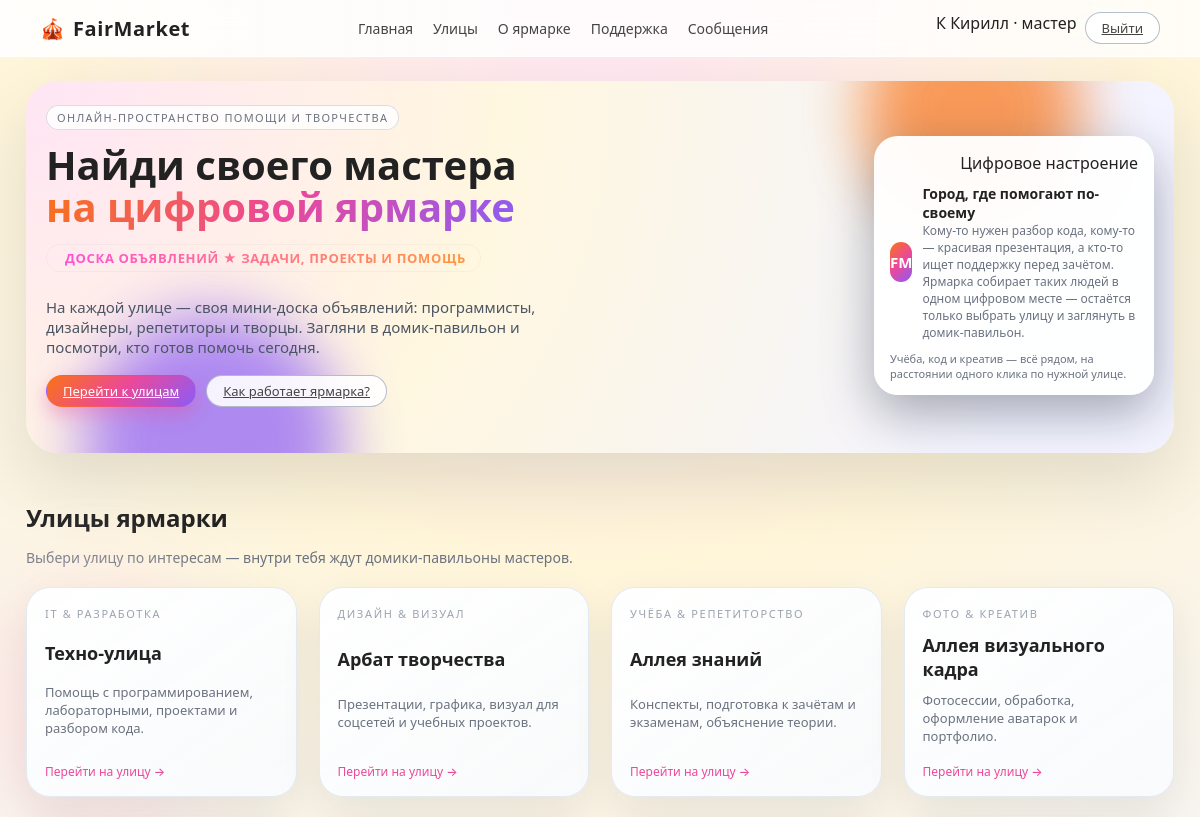
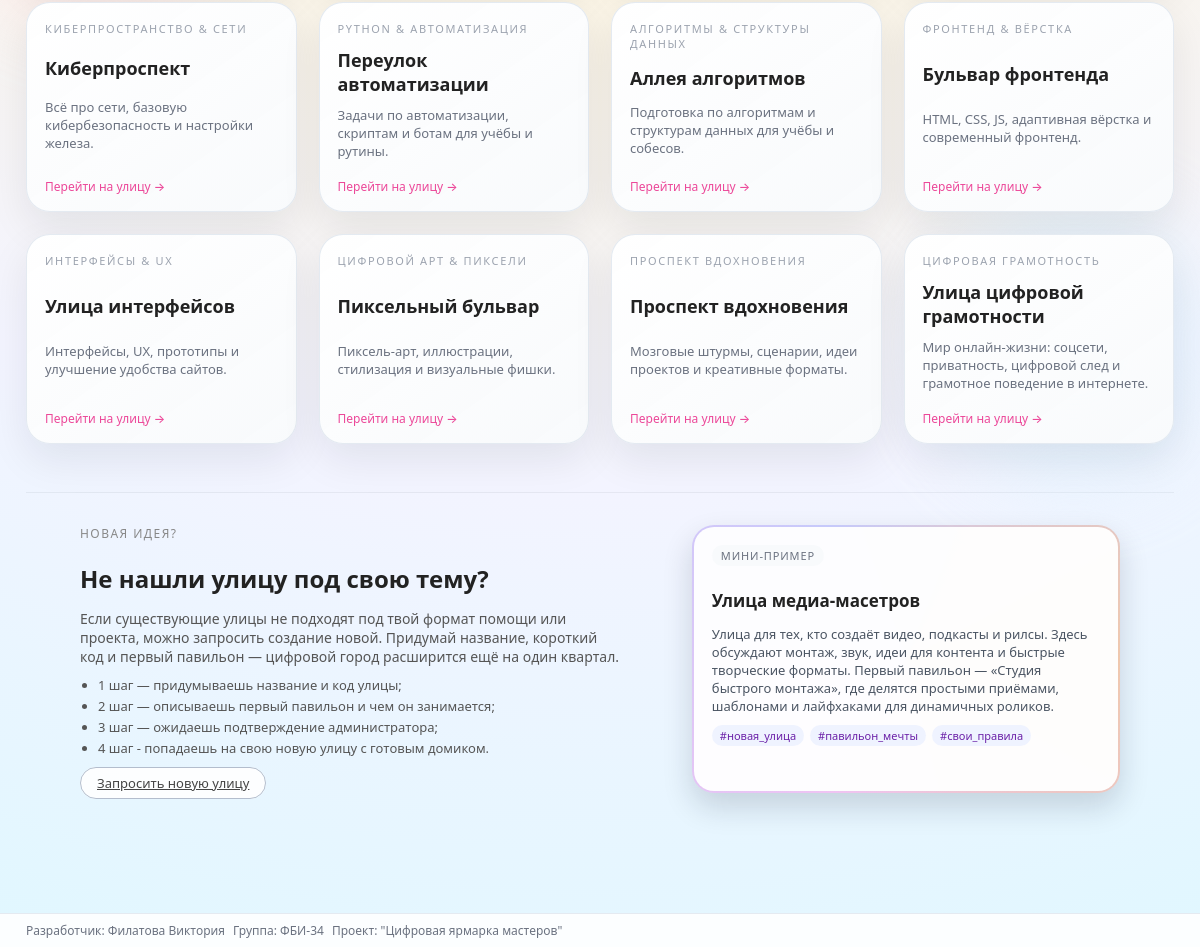
Screenshot of / (signed in) with the database file from the repository (2 pictures, top to bottom).
### app.py (models this page shows, shortened)
class Ad(db.Model):
    __tablename__ = "ads"
    id = db.Column(db.Integer, primary_key=True)
    title = db.Column(db.String(200), nullable=False)
    text = db.Column(db.Text, nullable=False)
    author_name = db.Column(db.String(120))
    pavilion_id = db.Column(
        db.Integer,
        db.ForeignKey("pavilions.id"),
        nullable=False,
    )
    master_id = db.Column(
        db.Integer,
        db.ForeignKey("users.id"),
        nullable=True,
    )
    master = db.relationship("User", foreign_keys=[master_id])

class Street(db.Model):
    __tablename__ = "streets"
    id = db.Column(db.Integer, primary_key=True)
    name = db.Column(db.String(120), nullable=False)
    code = db.Column(db.String(50), nullable=False, unique=True)
    pavilions = db.relationship("Pavilion", backref="street", lazy="select")

### app.py (the view)
@app.route("/")
def index():
    if session.get("user_role") == "admin":
        return redirect(url_for("admin_dashboard"))
    streets = Street.query.order_by(Street.id).all()
    featured_ads = Ad.query.limit(12).all()
    fio, group = get_student_info()
    return render_template(
        "index.html",
        streets=streets,
        featured_ads=featured_ads,
        fio=fio,
        group=group,
    )

### app.py (called while the page is built, shortened)
def get_student_info():
    return "Филатова Виктория", "ФБИ-34"

def recalc_unread_total():
    if "user_id" not in session:
        session["unread_total"] = 0
        return
    user_id = session["user_id"]
    role = session.get("user_role")
    if role == "master":
        ads = Ad.query.filter_by(master_id=user_id).all()
        if not ads:
            session["unread_total"] = 0
            return
        ad_ids = [a.id for a in ads]
        unread_total = AdMessage.query.filter(
            AdMessage.ad_id.in_(ad_ids),
            AdMessage.receiver_id == user_id,
            AdMessage.is_read.is_(False),
        ).count()
        session["unread_total"] = unread_total
        return
    unread_total = AdMessage.query.filter_by(
        receiver_id=user_id,
        is_read=False,
    ).count()
    session["unread_total"] = unread_total

def recalc_admin_counters():
    if session.get("user_role") != "admin":
        session["admin_requests"] = 0
        session["admin_support_new"] = 0
        return

@app.before_request
def auto_update_unread():
    if "user_id" in session:
        recalc_unread_total()
        recalc_support_badge()
        recalc_admin_counters()
    else:
        session["unread_total"] = 0
        session["support_unread"] = 0
        session["admin_support_new"] = 0
        session["admin_requests"] = 0

### templates/index.html (shortened to what this page needs)
{% extends "base.html" %}
{% block content %}
{% set visible_streets = streets %}
<div class="index-hero">
    <div class="index-hero-main">
        <span class="index-hero-badge">онлайн-пространство помощи и творчества</span>
        <h1 class="index-hero-title">
            Найди своего мастера<br>
            <span>на цифровой ярмарке</span>
        </h1>
        <div class="index-hero-board-tag">
        </div>
        <p class="index-hero-text">
            На каждой улице — своя мини-доска объявлений: программисты, дизайнеры, репетиторы и творцы.
            Загляни в домик-павильон и посмотри, кто готов помочь сегодня.
        </p>
        <div class="index-hero-actions">
            <a href="#streets" class="btn btn-primary">Перейти к улицам</a>
            <a href="{{ url_for('how_it_works') }}" class="btn btn-outline">
                Как работает ярмарка?
            </a>
        </div>
    </div>
    <div class="index-hero-illustration">
        <div class="index-hero-card">
            <div class="index-hero-card-header">
                <span class="pill pill-light">Цифровое настроение</span>
            </div>
            <div class="index-hero-card-body">
                <div class="index-hero-avatar">FM</div>
                <div>
                    <div class="index-hero-card-title">Город, где помогают по-своему</div>
                    <div class="index-hero-card-subtitle">
                        Кому-то нужен разбор кода, кому-то — красивая презентация, а кто-то ищет поддержку
                        перед зачётом. Ярмарка собирает таких людей в одном цифровом месте — остаётся
                        только выбрать улицу и заглянуть в домик-павильон.
                    </div>
                </div>
            </div>
            <div class="index-hero-card-footer">
                Учёба, код и креатив — всё рядом, на расстоянии одного клика по нужной улице.
            </div>
        </div>
    </div>
</div>
<section id="streets" class="index-streets">
    <div class="index-streets-header">
        <h2>Улицы ярмарки</h2>
        <p>
            Выбери улицу по интересам — внутри тебя ждут домики-павильоны мастеров.
        </p>
    </div>
    <div class="index-streets-bg-orbit orbit-1"></div>
    <div class="index-streets-bg-orbit orbit-2"></div>
    <div class="index-street-grid">
        {% for street in visible_streets %}
            <a href="{{ url_for('street_page', code=street.code) }}" class="index-street-card">
                <div class="index-street-card-inner">
                    <div class="index-street-tag">
                        {% if street.code == 'it' %}
                            IT & разработка
                        {% elif street.code == 'design' %}
                            Дизайн & визуал
                        {% elif street.code == 'study' %}
                            Учёба & репетиторство
                        {% elif street.code == 'photo' %}
                            Фото & креатив
                        {% elif street.code == 'cyber' %}
                            Киберпространство & сети
                        {% elif street.code == 'automation' %}
                            Python & автоматизация
                        {% elif street.code == 'algos' %}
                            Алгоритмы & структуры данных
                        {% elif street.code == 'frontend' %}
                            Фронтенд & вёрстка
                        {% elif street.code == 'uiux' %}
                            Интерфейсы & UX
                        {% elif street.code == 'pixel' %}
                            Цифровой арт & пиксели
                        {% elif street.code == 'inspire' %}
                            Проспект вдохновения
                        {% elif street.code == 'cheats' %}
                            Цифровая грамотность
                        {% else %}
                            Пространство мастеров
                        {% endif %}
                    </div>
                    <h3 class="index-street-name">{{ street.name }}</h3>
                    <p class="index-street-desc">
                        {% if street.code == 'it' %}
                            Помощь с программированием, лабораторными, проектами и разбором кода.
                        {% elif street.code == 'design' %}
                            Презентации, графика, визуал для соцсетей и учебных проектов.
                        {% elif street.code == 'study' %}
                            Конспекты, подготовка к зачётам и экзаменам, объяснение теории.
                        {% elif street.code == 'photo' %}
                            Фотосессии, обработка, оформление аватарок и портфолио.
                        {% elif street.code == 'cyber' %}
                            Всё про сети, базовую кибербезопасность и настройки железа.
                        {% elif street.code == 'automation' %}
                            Задачи по автоматизации, скриптам и ботам для учёбы и рутины.
                        {% elif street.code == 'algos' %}
                            Подготовка по алгоритмам и структурам данных для учёбы и собесов.
                        {% elif street.code == 'frontend' %}
                            HTML, CSS, JS, адаптивная вёрстка и современный фронтенд.
                        {% elif street.code == 'uiux' %}
                            Интерфейсы, UX, прототипы и улучшение удобства сайтов.
                        {% elif street.code == 'pixel' %}
                            Пиксель-арт, иллюстрации, стилизация и визуальные фишки.
                        {% elif street.code == 'inspire' %}
                            Мозговые штурмы, сценарии, идеи проектов и креативные форматы.
                        {% elif street.code == 'cheats' %}
                            Мир онлайн-жизни: соцсети, приватность, цифровой след и грамотное поведение в интернете.
                        {% else %}
                            Пространство для любых цифровых мастерских и новых идей.
                        {% endif %}
                    </p>
                    <div class="index-street-footer">
                        <span class="index-street-link">
                            Перейти на улицу →
                        </span>
                    </div>
                </div>
            </a>
        {% endfor %}
    </div>
</section>
{% if session.get('user_role') in ['master', 'admin'] %}
<section class="index-request">
    <div class="index-request-inner">
        <div class="index-request-text">
            <div class="index-request-kicker">Новая идея?</div>
            <h2>Не нашли улицу под свою тему?</h2>
            <p>
                Если существующие улицы не подходят под твой формат помощи или проекта,
                можно запросить создание новой. Придумай название, короткий код и первый
                павильон — цифровой город расширится ещё на один квартал.
            </p>
            <ul class="index-request-list">
                <li>1 шаг — придумываешь название и код улицы;</li>
                <li>2 шаг — описываешь первый павильон и чем он занимается;</li>
                <li>3 шаг — ожидаешь подтверждение администратора;</li>
                <li>4 шаг - попадаешь на свою новую улицу с готовым домиком.</li>
            </ul>
            <a href="{{ url_for('request_street') }}" class="btn btn-outline index-request-btn">
                Запросить новую улицу
            </a>
        </div>
        <div class="index-request-card">
            <div class="index-request-card-inner">
                <div class="index-request-pill">мини-пример</div>
                <h3>Улица медиа-масетров</h3>
                <p>
                    Улица для тех, кто создаёт видео, подкасты и рилсы.
                    Здесь обсуждают монтаж, звук, идеи для контента и быстрые творческие форматы.
                    Первый павильон — «Студия быстрого монтажа», где делятся простыми приёмами,
                    шаблонами и лайфхаками для динамичных роликов.
                </p>
                <div class="index-request-tags">
                    <span>#новая_улица</span>
                    <span>#павильон_мечты</span>
                    <span>#свои_правила</span>
                </div>
            </div>
        </div>
    </div>
</section>
{% endif %}
{% endblock %}

### templates/base.html (shortened to what this page needs)
<!doctype html>
<html lang="ru">
<head>
    <link rel="stylesheet" href="{{ url_for('static', filename='style.css') }}">
</head>
<body>
<header class="site-header">
    <div class="logo">
        🎪 <span>FairMarket</span>
    </div>
    <nav class="main-nav">
        <a href="{{ url_for('index') }}">Главная</a>
        <a href="{{ url_for('index') }}#streets">Улицы</a>
        <a href="{{ url_for('about') }}">О ярмарке</a>
        {% if session.get('user_id') %}
            <a href="{{ url_for('support') }}">
                Поддержка
            </a>
        {% endif %}
        {% if session.get('user_role') == 'master' %}
            <a href="{{ url_for('ad_messages') }}" class="nav-messages-link">
                Сообщения
            </a>
        {% endif %}
    </nav>
    <div class="auth-block header-auth">
        {% if session.get('user_id') %}
            <span class="user-chip">
                <span class="user-avatar">
                    {{ session.get('username', '?')[0] | upper }}
                </span>
                <span class="user-name">
                    {{ session.get('username', 'Гость') }}
                    {% if session.get('user_role') == 'master' %}
                        · мастер
                    {% elif session.get('user_role') == 'admin' %}
                        · админ
                    {% endif %}
                </span>
            </span>
            <a href="{{ url_for('logout') }}" class="btn btn-outline">
                Выйти
            </a>
        {% endif %}
    </div>
</header>
<main class="page-content">
    {% block content %}{% endblock %}
</main>
<footer class="site-footer">
    <div class="footer-inner">
        <span>Разработчик: {{ fio|default('Филатова Виктория') }}</span>
        <span>Группа: {{ group|default('ФБИ-34') }}</span>
        <span>Проект: "Цифровая ярмарка мастеров"</span>
    </div>
</footer>
</body>
</html>

### templates/index.html (style rules this page uses)
.index-hero-board-tag { display: inline-flex; align-items: center; margin: 8px 0 10px; padding: 4px 14px; border-radius: 999px; font-size: 13px; font-weight: 600; letter-spacing: .05em; text-transform: uppercase; background: rgba(255,255,255,0.9); border: 1px solid rgba(0,0,0,0.03); background-image: linear-gradient(90deg,#ff4fd8,#ff9a3c); -webkit-background-clip: text; color: transparent; white-space: nowrap; }
.index-request { margin-top: 48px; padding: 32px 0 40px; border-top: 1px solid rgba(15,23,42,0.06); }
.index-request-inner { max-width: 1040px; margin: 0 auto; display: grid; grid-template-columns: minmax(0, 3fr) minmax(0, 2.2fr); gap: 28px; align-items: stretch; }
.index-request-kicker { font-size: 12px; text-transform: uppercase; letter-spacing: .12em; color: #888; margin-bottom: 6px; }
.index-request-text h2 { font-size: 24px; margin-bottom: 8px; }
.index-request-text p { font-size: 14px; color: #555; max-width: 540px; margin-bottom: 10px; }
.index-request-list { margin: 0 0 14px 18px; padding: 0; font-size: 13px; color: #555; }
.index-request-list li { margin-bottom: 3px; }
.index-request-btn { margin-top: 4px; }
.index-request-card { position: relative; padding: 2px; border-radius: 22px; background: conic-gradient(from 210deg, rgba(255,79,216,0.3), rgba(99,102,241,0.3), rgba(249,115,22,0.35), rgba(255,79,216,0.3)); box-shadow: 0 14px 30px rgba(15,23,42,0.16); }
.index-request-card-inner { border-radius: 20px; padding: 16px 18px 14px; background: rgba(255,255,255,0.96); height: 100%; }
.index-request-pill { display: inline-block; font-size: 11px; padding: 3px 9px; border-radius: 999px; background: rgba(248,250,252,0.9); margin-bottom: 6px; color: #6b7280; text-transform: uppercase; letter-spacing: .08em; }
.index-request-card-inner h3 { font-size: 17px; margin-bottom: 6px; }
.index-request-card-inner p { font-size: 13px; color: #4b5563; margin-bottom: 10px; }
.index-request-tags { display: flex; flex-wrap: wrap; gap: 6px; font-size: 11px; color: #6b21a8; }
.index-request-tags span { padding: 3px 8px; border-radius: 999px; background: rgba(238,242,255,0.9); }

### rows the page displays
Ad: get "Кирилл"
Street: code "IT & РАЗРАБОТКА", name "Техно-улица", shows "Помощь с программированием, лабораторными, проектами и разбором кода."
Street: code "ДИЗАЙН & ВИЗУАЛ", name "Арбат творчества", shows "Презентации, графика, визуал для соцсетей и учебных проектов."
Street: code "УЧЁБА & РЕПЕТИТОРСТВО", name "Аллея знаний", shows "Конспекты, подготовка к зачётам и экзаменам, объяснение теории."
Street: code "ФОТО & КРЕАТИВ", name "Аллея визуального кадра", shows "Фотосессии, обработка, оформление аватарок и портфолио."
Street: code "КИБЕРПРОСТРАНСТВО & СЕТИ", name "Киберпроспект", shows "Всё про сети, базовую кибербезопасность и настройки железа."
Street: code "PYTHON & АВТОМАТИЗАЦИЯ", name "Переулок автоматизации", shows "Задачи по автоматизации, скриптам и ботам для учёбы и рутины."
Street: code "АЛГОРИТМЫ & СТРУКТУРЫ ДАННЫХ", name "Аллея алгоритмов", shows "Подготовка по алгоритмам и структурам данных для учёбы и собесов."
Street: code "ФРОНТЕНД & ВЁРСТКА", name "Бульвар фронтенда", shows "HTML, CSS, JS, адаптивная вёрстка и современный фронтенд."
Street: code "ИНТЕРФЕЙСЫ & UX", name "Улица интерфейсов", shows "Интерфейсы, UX, прототипы и улучшение удобства сайтов."
Street: code "ЦИФРОВОЙ АРТ & ПИКСЕЛИ", name "Пиксельный бульвар", shows "Пиксель-арт, иллюстрации, стилизация и визуальные фишки."
Street: code "ПРОСПЕКТ ВДОХНОВЕНИЯ", name "Проспект вдохновения", shows "Мозговые штурмы, сценарии, идеи проектов и креативные форматы."
Street: code "ЦИФРОВАЯ ГРАМОТНОСТЬ", name "Улица цифровой грамотности", shows "Мир онлайн-жизни: соцсети, приватность, цифровой след и грамотное поведение в интернете."

### other values shown
{{ session.get('username', '?')[0] | upper }} "К"
{{ fio|default('Филатова Виктория') }} "Филатова Виктория"
{{ group|default('ФБИ-34') }} "ФБИ-34"
